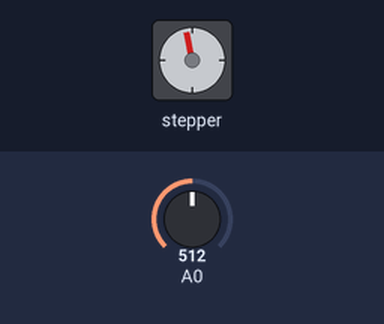
A sketch run on a simulated Arduino Uno, built with avr-gcc and run on an emulated ATmega328P. On the bench: stepper motor. The inputs (shaded band) are chosen by the test bench; at power-on: A0 = 512. Stepper angles assume 100 steps per turn.

Above: at 0.15 s.
At 9.83 s:
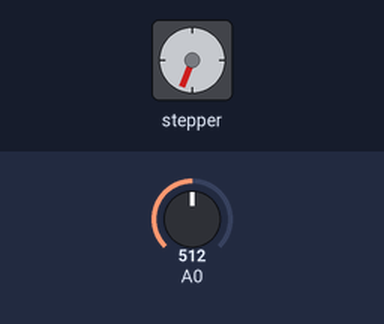
At 19.81 s:
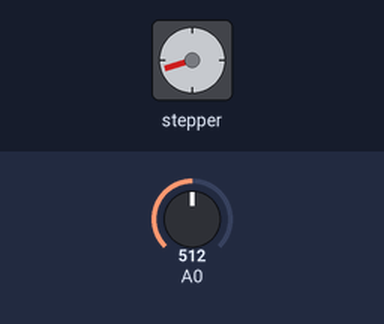
At 39.48 s:
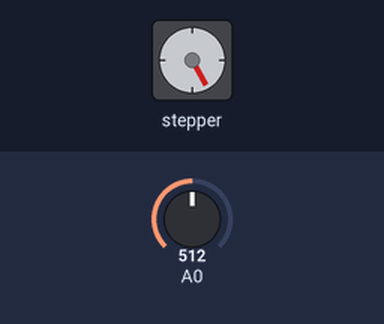
Timing chart, 0 to 40.0 s (numbered marks = the images above):
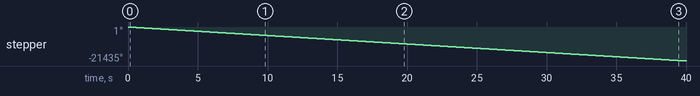

The sketch:

motor_test.ino
```cpp
#include <Stepper.h>

#define STEPS 100

Stepper stepper(STEPS, 8, 9, 10, 11);

int previous = 0;

void setup()
{
// Set the motor at a speed of 90 steps per minute
stepper.setSpeed(90);
Serial.begin(9600);
}
void loop()
{
int val = analogRead(0); // Get sensor readings
int stepval = val - previous;
//Serial.println(-stepval);
//Serial.println("hey");
//Serial.println(stepval);
stepper.step(-1000);//
previous = val;//
}
```

Measured:
- by itself, stepper: keeps turning counter-clockwise at about 536°/s
